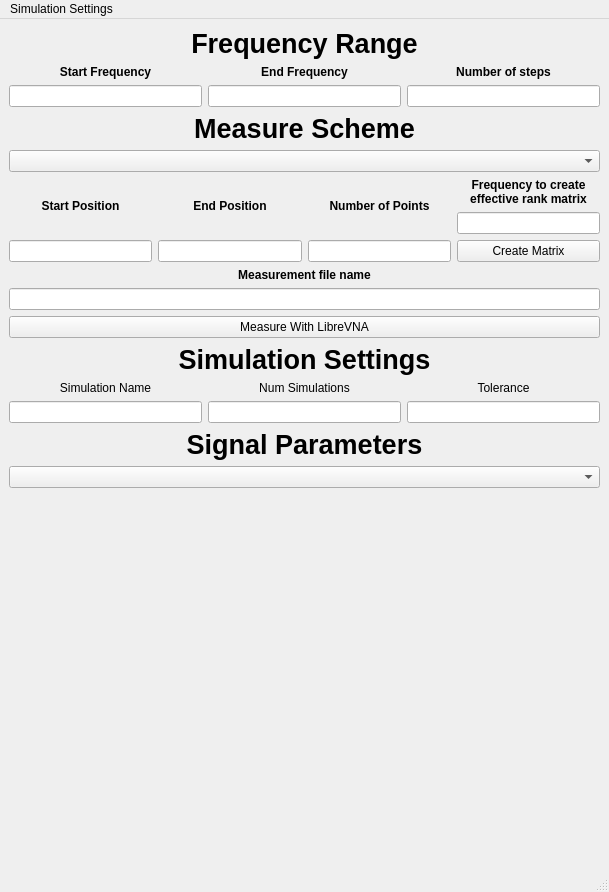
<?xml version="1.0" encoding="UTF-8"?>
<ui version="4.0">
 <class>MainWindow</class>
 <widget class="QMainWindow" name="MainWindow">
  <property name="geometry">
   <rect>
    <x>0</x>
    <y>0</y>
    <width>609</width>
    <height>892</height>
   </rect>
  </property>
  <property name="windowTitle">
   <string>MainWindow</string>
  </property>
  <widget class="QWidget" name="centralwidget">
   <layout class="QHBoxLayout" name="horizontalLayout_10">
    <item>
     <layout class="QVBoxLayout" name="verticalLayout_2">
      <property name="sizeConstraint">
       <enum>QLayout::SizeConstraint::SetMinimumSize</enum>
      </property>
      <item>
       <widget class="QLabel" name="label">
        <property name="maximumSize">
         <size>
          <width>16777215</width>
          <height>40</height>
         </size>
        </property>
        <property name="font">
         <font>
          <pointsize>20</pointsize>
          <bold>true</bold>
         </font>
        </property>
        <property name="text">
         <string>Frequency Range</string>
        </property>
        <property name="textFormat">
         <enum>Qt::TextFormat::AutoText</enum>
        </property>
        <property name="alignment">
         <set>Qt::AlignmentFlag::AlignHCenter|Qt::AlignmentFlag::AlignTop</set>
        </property>
        <property name="wordWrap">
         <bool>false</bool>
        </property>
        <property name="margin">
         <number>0</number>
        </property>
        <property name="indent">
         <number>-1</number>
        </property>
       </widget>
      </item>
      <item>
       <layout class="QHBoxLayout" name="horizontalLayout">
        <property name="sizeConstraint">
         <enum>QLayout::SizeConstraint::SetMinimumSize</enum>
        </property>
        <item>
         <layout class="QVBoxLayout" name="verticalLayout_3">
          <property name="sizeConstraint">
           <enum>QLayout::SizeConstraint::SetMinimumSize</enum>
          </property>
          <item>
           <widget class="QLabel" name="label_2">
            <property name="maximumSize">
             <size>
              <width>16777215</width>
              <height>20</height>
             </size>
            </property>
            <property name="font">
             <font>
              <bold>true</bold>
             </font>
            </property>
            <property name="text">
             <string>Start Frequency</string>
            </property>
            <property name="alignment">
             <set>Qt::AlignmentFlag::AlignCenter</set>
            </property>
           </widget>
          </item>
          <item>
           <widget class="QLineEdit" name="Start_freq"/>
          </item>
         </layout>
        </item>
        <item>
         <layout class="QVBoxLayout" name="verticalLayout_4">
          <property name="spacing">
           <number>2</number>
          </property>
          <property name="sizeConstraint">
           <enum>QLayout::SizeConstraint::SetMinimumSize</enum>
          </property>
          <item>
           <widget class="QLabel" name="label_3">
            <property name="maximumSize">
             <size>
              <width>16777215</width>
              <height>20</height>
             </size>
            </property>
            <property name="font">
             <font>
              <bold>true</bold>
             </font>
            </property>
            <property name="text">
             <string>End Frequency</string>
            </property>
            <property name="alignment">
             <set>Qt::AlignmentFlag::AlignHCenter|Qt::AlignmentFlag::AlignTop</set>
            </property>
           </widget>
          </item>
          <item>
           <widget class="QLineEdit" name="End_freq"/>
          </item>
         </layout>
        </item>
        <item>
         <layout class="QVBoxLayout" name="verticalLayout_5" stretch="0,0">
          <property name="sizeConstraint">
           <enum>QLayout::SizeConstraint::SetMinimumSize</enum>
          </property>
          <item>
           <widget class="QLabel" name="label_4">
            <property name="maximumSize">
             <size>
              <width>16777215</width>
              <height>20</height>
             </size>
            </property>
            <property name="font">
             <font>
              <bold>true</bold>
             </font>
            </property>
            <property name="text">
             <string>Number of steps</string>
            </property>
            <property name="alignment">
             <set>Qt::AlignmentFlag::AlignCenter</set>
            </property>
           </widget>
          </item>
          <item>
           <widget class="QLineEdit" name="num_freqs"/>
          </item>
         </layout>
        </item>
       </layout>
      </item>
      <item>
       <widget class="QLabel" name="label_5">
        <property name="maximumSize">
         <size>
          <width>16777215</width>
          <height>40</height>
         </size>
        </property>
        <property name="font">
         <font>
          <pointsize>20</pointsize>
          <bold>true</bold>
         </font>
        </property>
        <property name="text">
         <string>Measure Scheme</string>
        </property>
        <property name="alignment">
         <set>Qt::AlignmentFlag::AlignCenter</set>
        </property>
       </widget>
      </item>
      <item>
       <widget class="QComboBox" name="Scheme_select">
        <property name="editable">
         <bool>false</bool>
        </property>
        <property name="currentText">
         <string/>
        </property>
        <property name="placeholderText">
         <string>Select Measurement Scheme</string>
        </property>
        <item>
         <property name="text">
          <string>UniformMeasurement</string>
         </property>
        </item>
        <item>
         <property name="text">
          <string>RandomizedMeasurement</string>
         </property>
        </item>
        <item>
         <property name="text">
          <string>LogMeasurement</string>
         </property>
        </item>
       </widget>
      </item>
      <item>
       <layout class="QHBoxLayout" name="horizontalLayout_6">
        <property name="sizeConstraint">
         <enum>QLayout::SizeConstraint::SetMinimumSize</enum>
        </property>
        <item>
         <layout class="QVBoxLayout" name="verticalLayout_12">
          <property name="sizeConstraint">
           <enum>QLayout::SizeConstraint::SetMinimumSize</enum>
          </property>
          <item>
           <widget class="QLabel" name="label_8">
            <property name="font">
             <font>
              <bold>true</bold>
             </font>
            </property>
            <property name="text">
             <string>Start Position</string>
            </property>
            <property name="alignment">
             <set>Qt::AlignmentFlag::AlignCenter</set>
            </property>
           </widget>
          </item>
          <item>
           <widget class="QLineEdit" name="Start_pos">
            <property name="inputMethodHints">
             <set>Qt::InputMethodHint::ImhFormattedNumbersOnly</set>
            </property>
            <property name="text">
             <string/>
            </property>
           </widget>
          </item>
         </layout>
        </item>
        <item>
         <layout class="QVBoxLayout" name="verticalLayout_11">
          <property name="sizeConstraint">
           <enum>QLayout::SizeConstraint::SetMinimumSize</enum>
          </property>
          <item>
           <widget class="QLabel" name="label_7">
            <property name="font">
             <font>
              <bold>true</bold>
             </font>
            </property>
            <property name="text">
             <string>End Position</string>
            </property>
            <property name="alignment">
             <set>Qt::AlignmentFlag::AlignCenter</set>
            </property>
           </widget>
          </item>
          <item>
           <widget class="QLineEdit" name="End_pos"/>
          </item>
         </layout>
        </item>
        <item>
         <layout class="QVBoxLayout" name="verticalLayout_10">
          <property name="sizeConstraint">
           <enum>QLayout::SizeConstraint::SetMinimumSize</enum>
          </property>
          <item>
           <widget class="QLabel" name="label_6">
            <property name="font">
             <font>
              <bold>true</bold>
             </font>
            </property>
            <property name="text">
             <string>Number of Points</string>
            </property>
            <property name="alignment">
             <set>Qt::AlignmentFlag::AlignCenter</set>
            </property>
            <property name="indent">
             <number>-1</number>
            </property>
           </widget>
          </item>
          <item>
           <widget class="QLineEdit" name="Num_points"/>
          </item>
         </layout>
        </item>
        <item>
         <layout class="QVBoxLayout" name="verticalLayout_14">
          <property name="sizeConstraint">
           <enum>QLayout::SizeConstraint::SetMinimumSize</enum>
          </property>
          <item>
           <widget class="QLabel" name="label_9">
            <property name="font">
             <font>
              <bold>true</bold>
             </font>
            </property>
            <property name="text">
             <string>Frequency to create effective rank matrix</string>
            </property>
            <property name="alignment">
             <set>Qt::AlignmentFlag::AlignCenter</set>
            </property>
            <property name="wordWrap">
             <bool>true</bool>
            </property>
           </widget>
          </item>
          <item>
           <widget class="QLineEdit" name="Freq_mat"/>
          </item>
          <item>
           <widget class="QPushButton" name="RankMatrix">
            <property name="mouseTracking">
             <bool>true</bool>
            </property>
            <property name="text">
             <string>Create Matrix</string>
            </property>
           </widget>
          </item>
         </layout>
        </item>
       </layout>
      </item>
      <item>
       <widget class="QLabel" name="label_22">
        <property name="font">
         <font>
          <bold>true</bold>
         </font>
        </property>
        <property name="text">
         <string>Measurement file name</string>
        </property>
        <property name="alignment">
         <set>Qt::AlignmentFlag::AlignCenter</set>
        </property>
       </widget>
      </item>
      <item>
       <widget class="QLineEdit" name="file_name"/>
      </item>
      <item>
       <widget class="QPushButton" name="Libre_measure">
        <property name="text">
         <string>Measure With LibreVNA</string>
        </property>
       </widget>
      </item>
      <item>
       <widget class="QLabel" name="label_10">
        <property name="maximumSize">
         <size>
          <width>16777215</width>
          <height>40</height>
         </size>
        </property>
        <property name="font">
         <font>
          <pointsize>20</pointsize>
          <bold>true</bold>
         </font>
        </property>
        <property name="frameShape">
         <enum>QFrame::Shape::NoFrame</enum>
        </property>
        <property name="text">
         <string>Simulation Settings</string>
        </property>
        <property name="alignment">
         <set>Qt::AlignmentFlag::AlignHCenter|Qt::AlignmentFlag::AlignTop</set>
        </property>
       </widget>
      </item>
      <item>
       <layout class="QHBoxLayout" name="horizontalLayout_8">
        <item>
         <layout class="QVBoxLayout" name="verticalLayout_7">
          <property name="sizeConstraint">
           <enum>QLayout::SizeConstraint::SetMinimumSize</enum>
          </property>
          <item>
           <widget class="QLabel" name="label_11">
            <property name="text">
             <string>Simulation Name</string>
            </property>
            <property name="alignment">
             <set>Qt::AlignmentFlag::AlignCenter</set>
            </property>
           </widget>
          </item>
          <item>
           <widget class="QLineEdit" name="lineEdit_8"/>
          </item>
         </layout>
        </item>
        <item>
         <layout class="QVBoxLayout" name="verticalLayout_16">
          <property name="sizeConstraint">
           <enum>QLayout::SizeConstraint::SetMinimumSize</enum>
          </property>
          <item>
           <widget class="QLabel" name="label_12">
            <property name="text">
             <string>Num Simulations</string>
            </property>
            <property name="alignment">
             <set>Qt::AlignmentFlag::AlignCenter</set>
            </property>
           </widget>
          </item>
          <item>
           <widget class="QLineEdit" name="lineEdit_9"/>
          </item>
         </layout>
        </item>
        <item>
         <layout class="QVBoxLayout" name="verticalLayout_17">
          <property name="sizeConstraint">
           <enum>QLayout::SizeConstraint::SetMinimumSize</enum>
          </property>
          <item>
           <widget class="QLabel" name="label_13">
            <property name="text">
             <string>Tolerance</string>
            </property>
            <property name="alignment">
             <set>Qt::AlignmentFlag::AlignCenter</set>
            </property>
           </widget>
          </item>
          <item>
           <widget class="QLineEdit" name="lineEdit_10"/>
          </item>
         </layout>
        </item>
       </layout>
      </item>
      <item>
       <widget class="QLabel" name="label_14">
        <property name="font">
         <font>
          <pointsize>20</pointsize>
          <bold>true</bold>
         </font>
        </property>
        <property name="text">
         <string>Signal Parameters</string>
        </property>
        <property name="alignment">
         <set>Qt::AlignmentFlag::AlignCenter</set>
        </property>
       </widget>
      </item>
      <item>
       <widget class="QComboBox" name="Signal_selector">
        <item>
         <property name="text">
          <string/>
         </property>
        </item>
        <item>
         <property name="text">
          <string>Simple Signal</string>
         </property>
        </item>
        <item>
         <property name="text">
          <string>Full Signal Model</string>
         </property>
        </item>
       </widget>
      </item>
      <item>
       <widget class="QStackedWidget" name="Signal_params_display">
        <widget class="QWidget" name="Empty"/>
        <widget class="QWidget" name="Simple_signal">
         <property name="autoFillBackground">
          <bool>false</bool>
         </property>
         <layout class="QVBoxLayout" name="verticalLayout_22">
          <item>
           <layout class="QHBoxLayout" name="horizontalLayout_11">
            <property name="sizeConstraint">
             <enum>QLayout::SizeConstraint::SetMinimumSize</enum>
            </property>
            <item>
             <layout class="QVBoxLayout" name="verticalLayout">
              <item>
               <widget class="QLabel" name="label_15">
                <property name="text">
                 <string>Amplitude</string>
                </property>
               </widget>
              </item>
              <item>
               <widget class="QLineEdit" name="lineEdit"/>
              </item>
             </layout>
            </item>
            <item>
             <layout class="QVBoxLayout" name="verticalLayout_23">
              <item>
               <widget class="QLabel" name="label_16">
                <property name="text">
                 <string>Gamma</string>
                </property>
               </widget>
              </item>
              <item>
               <widget class="QLineEdit" name="lineEdit_2"/>
              </item>
             </layout>
            </item>
            <item>
             <layout class="QVBoxLayout" name="verticalLayout_21">
              <item>
               <widget class="QLabel" name="label_17">
                <property name="text">
                 <string>Attenuation</string>
                </property>
               </widget>
              </item>
              <item>
               <widget class="QLineEdit" name="lineEdit_3"/>
              </item>
             </layout>
            </item>
            <item>
             <layout class="QVBoxLayout" name="verticalLayout_18">
              <item>
               <widget class="QLabel" name="label_18">
                <property name="text">
                 <string>Source Distance</string>
                </property>
               </widget>
              </item>
              <item>
               <widget class="QLineEdit" name="lineEdit_4"/>
              </item>
             </layout>
            </item>
           </layout>
          </item>
          <item>
           <widget class="QLabel" name="label_19">
            <property name="maximumSize">
             <size>
              <width>16777215</width>
              <height>40</height>
             </size>
            </property>
            <property name="text">
             <string>Parameter Matrix</string>
            </property>
           </widget>
          </item>
          <item>
           <widget class="QLineEdit" name="lineEdit_5"/>
          </item>
         </layout>
        </widget>
        <widget class="QWidget" name="Full_signal">
         <layout class="QVBoxLayout" name="verticalLayout_25">
          <item>
           <layout class="QHBoxLayout" name="horizontalLayout_13">
            <item>
             <layout class="QVBoxLayout" name="verticalLayout_24">
              <item>
               <widget class="QLabel" name="label_20">
                <property name="text">
                 <string>Parameter Matrix</string>
                </property>
               </widget>
              </item>
              <item>
               <widget class="QLineEdit" name="lineEdit_6"/>
              </item>
              <item>
               <widget class="QLabel" name="label_21">
                <property name="text">
                 <string>Parameter Amplitudes</string>
                </property>
               </widget>
              </item>
              <item>
               <widget class="QLineEdit" name="lineEdit_7"/>
              </item>
             </layout>
            </item>
           </layout>
          </item>
         </layout>
        </widget>
       </widget>
      </item>
     </layout>
    </item>
   </layout>
  </widget>
  <widget class="QMenuBar" name="menubar">
   <property name="geometry">
    <rect>
     <x>0</x>
     <y>0</y>
     <width>609</width>
     <height>23</height>
    </rect>
   </property>
   <widget class="QMenu" name="menuSimulation_Settings">
    <property name="title">
     <string>Simulation Settings</string>
    </property>
   </widget>
   <addaction name="menuSimulation_Settings"/>
  </widget>
  <widget class="QStatusBar" name="statusbar"/>
 </widget>
 <resources/>
 <connections/>
</ui>
